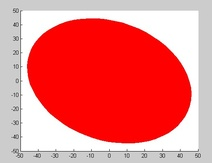
%> input picture orientedellipse.jpg, 212 x 163 px, shrunk from 518 x 397 before the run
$ octave suture.m   (GNU Octave 9; MATLAB toolbox functions it lacks are replaced by stand-ins)
%> lines starting %> are read from the running program, lines starting %| are printed output that depends on the picture; in (x1, y1, x2, y2) boxes, pixels count from 0 and x2, y2 are one past the last pixel; in counts of white or black regions, pixels touching at a corner belong together; the program's own positions count from 1
clc;clear all; close all;
%%
% main = imread('pic.jpg');
main = imread('orientedellipse.jpg');
%> main is the input picture: size 163x212x3 uint8; mean R, G, B 237.2, 122.9, 122.8

main_bw=imbinarize(rgb2gray(main));
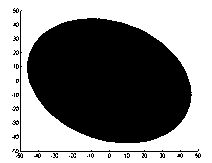
%> main_bw: size 163x212 logical; 52.6% white; 32 black regions (29 under 20 px), largest, box (x1, y1, x2, y2) and area: (27, 18, 192, 143) 15722, (20, 10, 199, 152) 329, (15, 149, 23, 158) 28
main_comp = bwareafilt(imfill(imcomplement(main_bw),'holes'),1);
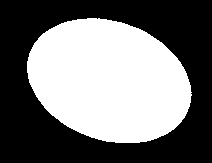
%> main_comp: size 163x212 logical; 45.5% white; 1 white region, box (x1, y1, x2, y2) and area: (27, 18, 192, 143) 15722
imshow(main)
B = bwboundaries(main_comp);
%> B = 1 boundary; box (x1, y1, x2, y2) and points: (27, 18, 192, 143) 409
hold on
for k = 1:length(B)
   boundary = B{k};
   plot(boundary(:,2), boundary(:,1), 'w', 'LineWidth', 2,'Color','r')
   break
end
%> this loop made 1 pass

s = regionprops(main_comp,{...
    'Centroid',...
    'MajorAxisLength',...
    'MinorAxisLength',...
    'Orientation'});
%> s = 1 region; Centroid, MajorAxisLength, MinorAxisLength and Orientation: [109.8 81.4] 168.7 118.6 -19.17
centroids = cat(1, s.Centroid);
%> centroids = [109.8 81.36]
majoraxis = cat(1, s.MajorAxisLength);
%> majoraxis = 168.7
minoraxis = cat(1, s.MinorAxisLength);
%> minoraxis = 118.6
Orientations = cat(1, s.Orientation);
%> Orientations = -19.17
hold on
plot(centroids(1,1), centroids(1,2), 'b*','LineWidth', 5);
grid on

% [4 lines of commented-out code are left out]
x2=(centroids(1,1)+cosd(Orientations(1))*majoraxis(1)/2);
%> x2 = 189.4
y2=centroids(1,2)-sind(Orientations(1))*majoraxis(1)/2;
%> y2 = 109.1
x1=(centroids(1,1)-cosd(Orientations(1))*majoraxis(1)/2);
%> x1 = 30.06
y1=centroids(1,2)+sind(Orientations(1))*majoraxis(1)/2;
%> y1 = 53.66

%% Right Point
plot(x2,y2,'b*','LineWidth', 5);
%% Left Point
plot(x1,y1,'b*','LineWidth', 5);

%% Getting the Major Axis line
m = (y2-y1)/(x2-x1);
%> m = 0.348
%% Equation of the line
% y - mx = y1 -mx1
k =1 ; l=1;
for i=1:length(boundary)
    if(( boundary(i,1) - m*(boundary(i,2)) - y1 + m*x1)< 0)
        upperhalf(k,1) = boundary(i,2);
        upperhalf(k,2) = boundary(i,1);
        k=k+1;
    else
        lowerhalf(l,1) = boundary(i,2);
        lowerhalf(l,2) = boundary(i,1);
        l=l+1;
    end
end
%> after the loop, k = 204; l = 207; lowerhalf = 206 rows, first 12: [28 62; 29 61; 29 60; 29 59; 29 58; 30 57; 30 56; 30 55; 30 54; 189 109; 188 110; 188 111]; upperhalf = 203 rows, first 12: [31 53; 31 52; 32 51; 32 50; 33 49; 33 48; 34 47; 34 46; 35 45; 35 44; 36 43; 37 42]
upperhalf = sortrows(upperhalf);
%> upperhalf = 203 rows, first 12: [31 52; 31 53; 32 50; 32 51; 33 48; 33 49; 34 46; 34 47; 35 44; 35 45; 36 43; 37 42]
lowerhalf = sortrows(lowerhalf);
%> lowerhalf = 206 rows, first 12: [28 62; 28 62; 28 63; 28 64; 28 65; 28 66; 28 67; 28 68; 28 69; 28 70; 28 71; 28 72]
%% Plotting Upper and Lower Half
for i =1:1000
plot(upperhalf(i,1),upperhalf(i,2),'y*');
%> (the run ends here)
